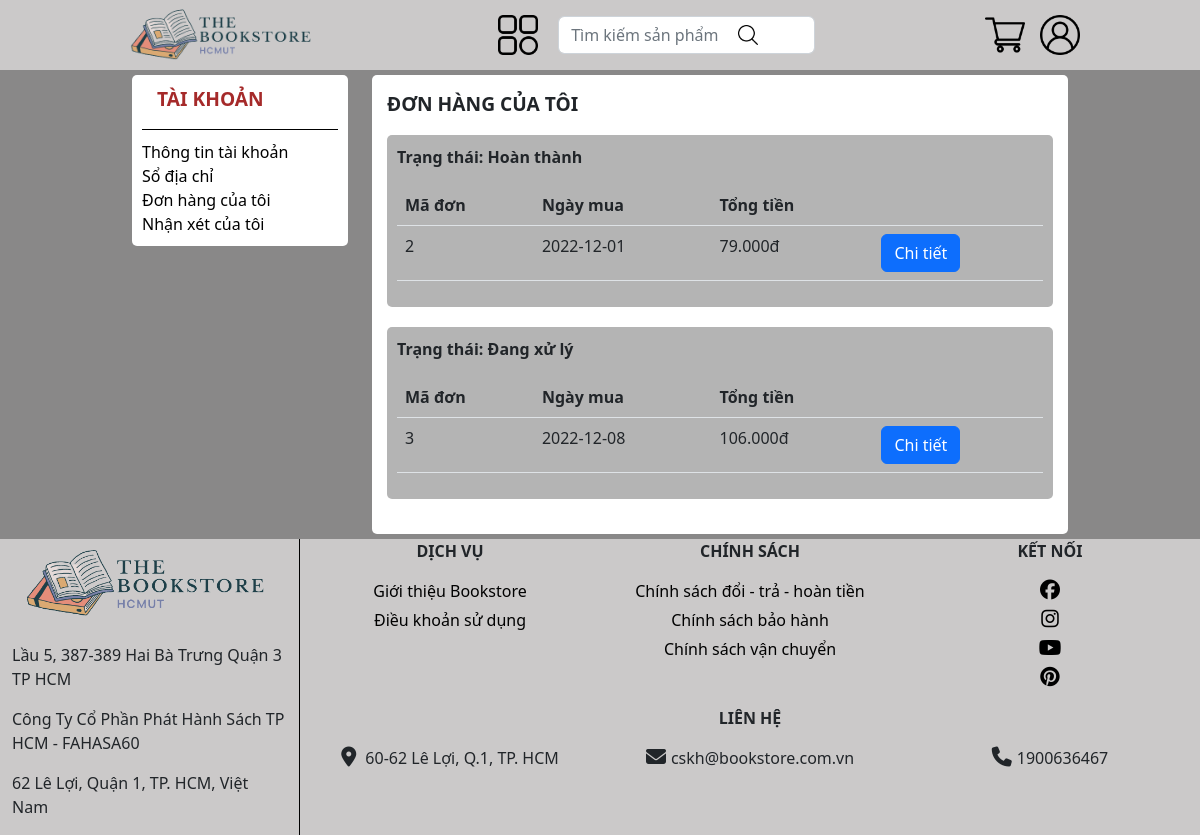
/app/views/customer/order-history.php (signed in), run on an earlier commit of the app's database.
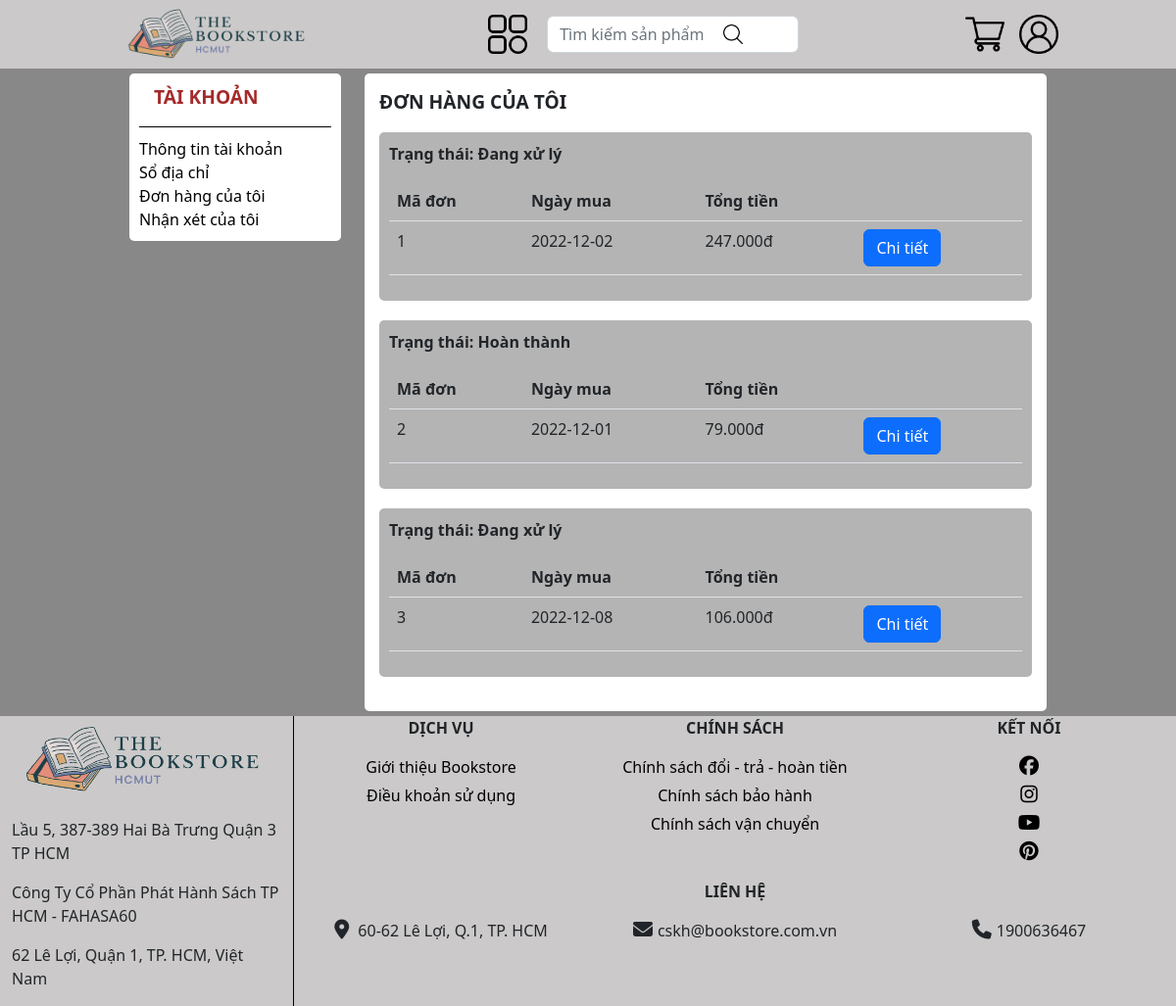
And on a later commit of the database.
### tables this page shows
CREATE TABLE `oder` (
  `oder_id` int(10) NOT NULL,
  `cost` double NOT NULL,
  `status` int(2) NOT NULL DEFAULT 1 COMMENT '1 la dang xu li, 2 la hoan tat',
  `oder_date` date NOT NULL,
  `payment_method` varchar(50) NOT NULL,
  `customer_id` int(10) NOT NULL,
  `address_id` int(10) NOT NULL
);

### app/controller/ctmAccount_ctl.php (called while the page is built, shortened)
<?php
    include('../../config.php');
    if(isset($_SESSION['customer_id'])){
        $customer_id = $_SESSION['customer_id'];
        $db_account_oder="SELECT * FROM `oder` WHERE customer_id='$customer_id' AND `status`!='0'";
        $db_account_oder_run = mysqli_query($conn,$db_account_oder);
    }else{
        header('location: ../LoginAndSignup/login.php');
        exit(0);
    }
?>

### app/views/customer/listOder.php (the view)
<?php
    while($row = mysqli_fetch_array($db_account_oder_run)){
        if($row['status'] == 1){
            $status = "Đang xử lý";
        }
        if($row['status'] == 2){
            $status = "Hoàn thành";
        }
        $cost = number_format($row['cost'], 0, ',', '.') . "đ";
        echo "
        <div class='history-status'>
            <div class='status-count'>
                <p class='status'>Trạng thái: $status</p>
            </div>
                <table class='table '>
                    <thead>
                        <tr>
                            <th scope='col'>Mã đơn</th>
                            <th scope='col'>Ngày mua</th>
                            <th scope='col'>Tổng tiền</th>
                            <th scope='col'></th>
                        </tr>
                    </thead>
                    <tbody>
                        <tr>
                            <td>$row[oder_id]</td>
                            <td>$row[oder_date]</td>
                            <td>$cost</td>
                            <td>
                                <div class='action'>
                                <a href='order-detail.php?oder_id=$row[oder_id]'> <button type='button' class='btn btn-primary'>Chi tiết</button></a>
                                </div>
                            </td>
                            </tr>
                    </tbody>
                </table>
        </div>
        ";
    }
?>

What changed in the data, as far as the page shows it:
now on this page (row edited): oder: status "Đang xử lý", oder_id "1", oder_date "2022-12-02", cost "247.000đ"
